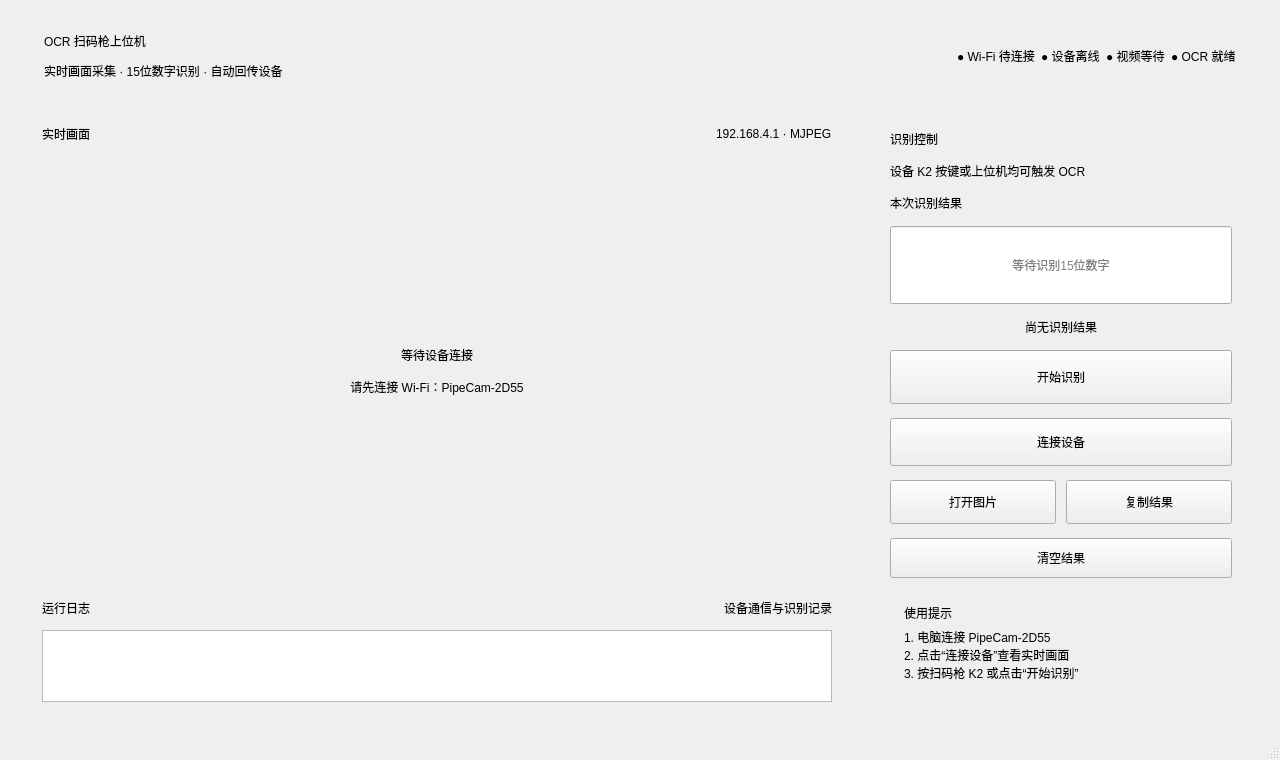
<?xml version="1.0" encoding="UTF-8"?>
<ui version="4.0">
 <class>MainWindow</class>
 <widget class="QMainWindow" name="MainWindow">
  <property name="geometry"><rect><x>0</x><y>0</y><width>1280</width><height>760</height></rect></property>
  <property name="windowTitle"><string>OCR 扫码枪上位机</string></property>
  <widget class="QWidget" name="centralwidget">
   <layout class="QVBoxLayout" name="rootLayout">
    <property name="leftMargin"><number>24</number></property><property name="topMargin"><number>20</number></property>
    <property name="rightMargin"><number>24</number></property><property name="bottomMargin"><number>20</number></property>
    <property name="spacing"><number>16</number></property>
    <item><widget class="QFrame" name="headerFrame">
     <property name="minimumSize"><size><width>0</width><height>72</height></size></property>
     <layout class="QHBoxLayout" name="headerLayout">
      <property name="leftMargin"><number>20</number></property><property name="rightMargin"><number>20</number></property>
      <item><layout class="QVBoxLayout" name="titleLayout">
       <item><widget class="QLabel" name="appTitle"><property name="text"><string>OCR 扫码枪上位机</string></property></widget></item>
       <item><widget class="QLabel" name="appSubtitle"><property name="text"><string>实时画面采集 · 15位数字识别 · 自动回传设备</string></property></widget></item>
      </layout></item>
      <item><spacer name="headerSpacer"><property name="orientation"><enum>Qt::Horizontal</enum></property><property name="sizeHint"><size><width>40</width><height>20</height></size></property></spacer></item>
      <item><widget class="QLabel" name="wifiStatus"><property name="text"><string>● Wi-Fi 待连接</string></property></widget></item>
      <item><widget class="QLabel" name="deviceStatus"><property name="text"><string>● 设备离线</string></property></widget></item>
      <item><widget class="QLabel" name="videoStatus"><property name="text"><string>● 视频等待</string></property></widget></item>
      <item><widget class="QLabel" name="ocrStatus"><property name="text"><string>● OCR 就绪</string></property></widget></item>
     </layout>
    </widget></item>
    <item><layout class="QHBoxLayout" name="contentLayout">
     <property name="spacing"><number>16</number></property>
     <item><widget class="QFrame" name="videoPanel">
      <layout class="QVBoxLayout" name="videoLayout">
       <property name="leftMargin"><number>18</number></property><property name="topMargin"><number>16</number></property>
       <property name="rightMargin"><number>18</number></property><property name="bottomMargin"><number>16</number></property>
       <property name="spacing"><number>12</number></property>
       <item><layout class="QHBoxLayout" name="videoTitleLayout">
        <item><widget class="QLabel" name="videoTitle"><property name="text"><string>实时画面</string></property></widget></item>
        <item><spacer name="videoTitleSpacer"><property name="orientation"><enum>Qt::Horizontal</enum></property><property name="sizeHint"><size><width>40</width><height>20</height></size></property></spacer></item>
        <item><widget class="QLabel" name="streamInfo"><property name="text"><string>192.168.4.1 · MJPEG</string></property></widget></item>
       </layout></item>
       <item><widget class="QLabel" name="lb_show">
        <property name="minimumSize"><size><width>720</width><height>430</height></size></property>
        <property name="text"><string>等待设备连接&#10;&#10;请先连接 Wi-Fi：PipeCam-2D55</string></property>
        <property name="alignment"><set>Qt::AlignCenter</set></property><property name="scaledContents"><bool>false</bool></property>
       </widget></item>
       <item><layout class="QHBoxLayout" name="logTitleLayout">
        <item><widget class="QLabel" name="logTitle"><property name="text"><string>运行日志</string></property></widget></item>
        <item><spacer name="logTitleSpacer"><property name="orientation"><enum>Qt::Horizontal</enum></property><property name="sizeHint"><size><width>40</width><height>20</height></size></property></spacer></item>
        <item><widget class="QLabel" name="logTip"><property name="text"><string>设备通信与识别记录</string></property></widget></item>
       </layout></item>
       <item><widget class="QTextBrowser" name="textBrowser"><property name="maximumSize"><size><width>16777215</width><height>112</height></size></property></widget></item>
      </layout>
     </widget></item>
     <item><widget class="QFrame" name="controlPanel">
      <property name="minimumSize"><size><width>360</width><height>0</height></size></property>
      <property name="maximumSize"><size><width>390</width><height>16777215</height></size></property>
      <layout class="QVBoxLayout" name="controlLayout">
       <property name="leftMargin"><number>24</number></property><property name="topMargin"><number>22</number></property>
       <property name="rightMargin"><number>24</number></property><property name="bottomMargin"><number>22</number></property>
       <property name="spacing"><number>14</number></property>
       <item><widget class="QLabel" name="controlTitle"><property name="text"><string>识别控制</string></property></widget></item>
       <item><widget class="QLabel" name="controlSubtitle"><property name="text"><string>设备 K2 按键或上位机均可触发 OCR</string></property></widget></item>
       <item><widget class="QLabel" name="resultTitle"><property name="text"><string>本次识别结果</string></property></widget></item>
       <item><widget class="QLineEdit" name="lineEdit">
        <property name="minimumSize"><size><width>0</width><height>78</height></size></property>
        <property name="placeholderText"><string>等待识别15位数字</string></property><property name="alignment"><set>Qt::AlignCenter</set></property>
       </widget></item>
       <item><widget class="QLabel" name="resultHint"><property name="text"><string>尚无识别结果</string></property><property name="alignment"><set>Qt::AlignCenter</set></property></widget></item>
       <item><widget class="QPushButton" name="OCROCV"><property name="minimumSize"><size><width>0</width><height>54</height></size></property><property name="text"><string>开始识别</string></property></widget></item>
       <item><widget class="QPushButton" name="CameraOAC"><property name="minimumSize"><size><width>0</width><height>48</height></size></property><property name="text"><string>连接设备</string></property></widget></item>
       <item><layout class="QHBoxLayout" name="secondaryButtons"><property name="spacing"><number>10</number></property>
        <item><widget class="QPushButton" name="recognize"><property name="minimumSize"><size><width>0</width><height>44</height></size></property><property name="text"><string>打开图片</string></property></widget></item>
        <item><widget class="QPushButton" name="copyButton"><property name="minimumSize"><size><width>0</width><height>44</height></size></property><property name="text"><string>复制结果</string></property></widget></item>
       </layout></item>
       <item><widget class="QPushButton" name="clearButton"><property name="minimumSize"><size><width>0</width><height>40</height></size></property><property name="text"><string>清空结果</string></property></widget></item>
       <item><widget class="QFrame" name="helpCard"><layout class="QVBoxLayout" name="helpLayout">
        <property name="leftMargin"><number>14</number></property><property name="topMargin"><number>12</number></property><property name="rightMargin"><number>14</number></property><property name="bottomMargin"><number>12</number></property>
        <item><widget class="QLabel" name="helpTitle"><property name="text"><string>使用提示</string></property></widget></item>
        <item><widget class="QLabel" name="helpText"><property name="text"><string>1. 电脑连接 PipeCam-2D55&#10;2. 点击“连接设备”查看实时画面&#10;3. 按扫码枪 K2 或点击“开始识别”</string></property><property name="wordWrap"><bool>true</bool></property></widget></item>
       </layout></widget></item>
       <item><spacer name="controlSpacer"><property name="orientation"><enum>Qt::Vertical</enum></property><property name="sizeHint"><size><width>20</width><height>40</height></size></property></spacer></item>
      </layout>
     </widget></item>
    </layout></item>
   </layout>
  </widget>
  <widget class="QStatusBar" name="statusbar"/>
 </widget>
 <resources/><connections/>
</ui>
